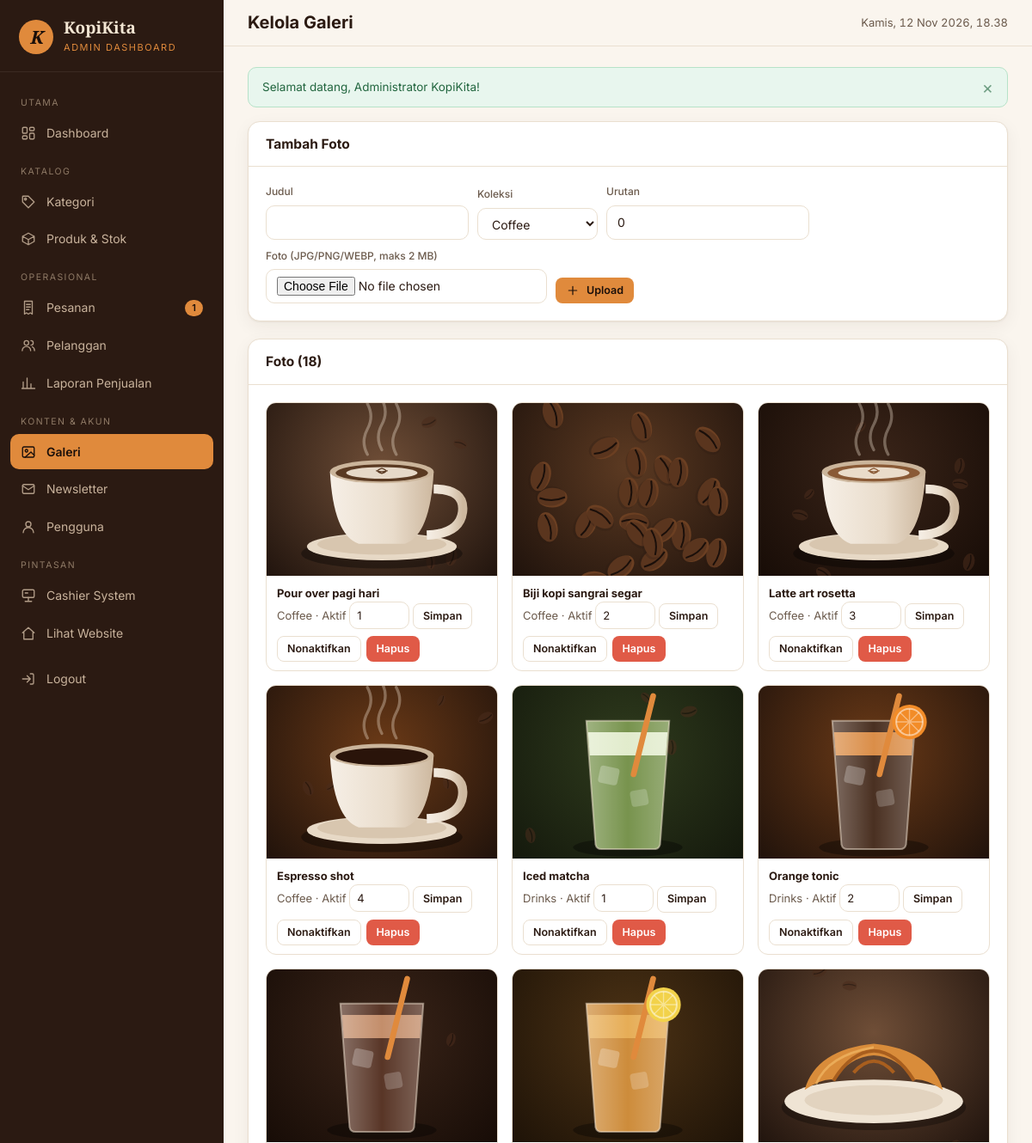
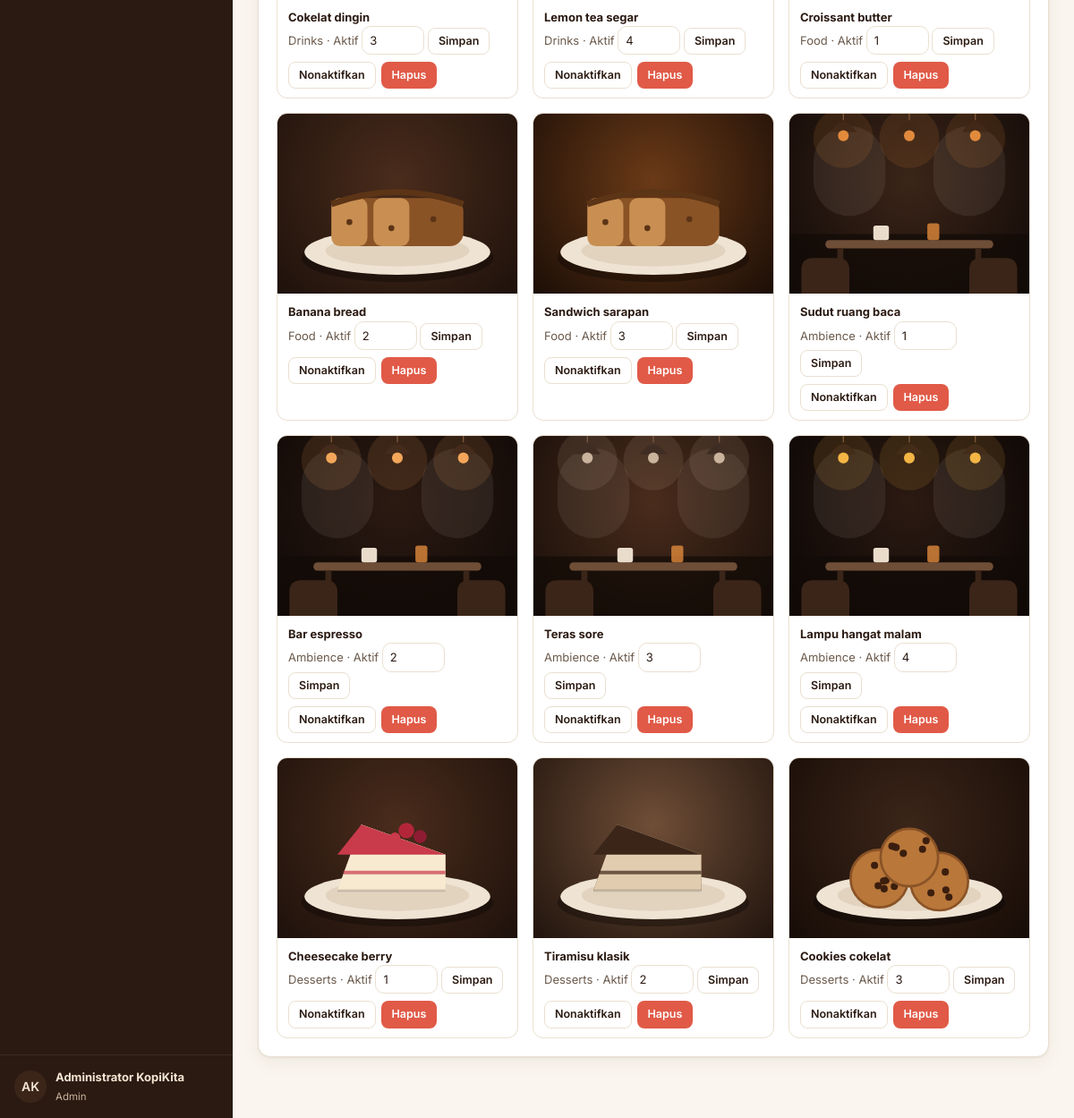
/admin/gallery/index.php (signed in), run on the app's committed database (2 pictures, top to bottom).
### tables this page shows
CREATE TABLE `users` (
  `id`            BIGINT UNSIGNED NOT NULL AUTO_INCREMENT,
  `name`          VARCHAR(100) NOT NULL,
  `username`      VARCHAR(50)  NOT NULL,
  `email`         VARCHAR(150) NOT NULL,
  `password`      VARCHAR(255) NOT NULL,
  `role`          ENUM('admin','cashier','customer') NOT NULL DEFAULT 'customer',
  `avatar`        VARCHAR(255) NULL,
  `is_active`     TINYINT(1)   NOT NULL DEFAULT 1,
  `last_login_at` DATETIME     NULL,
  `created_at`    DATETIME     NOT NULL,
  `updated_at`    DATETIME     NOT NULL,
  PRIMARY KEY (`id`),
  UNIQUE KEY `uq_users_username` (`username`),
  UNIQUE KEY `uq_users_email` (`email`),
  KEY `idx_users_role` (`role`)
);

CREATE TABLE `gallery_images` (
  `id`         BIGINT UNSIGNED NOT NULL AUTO_INCREMENT,
  `title`      VARCHAR(120) NOT NULL,
  `collection` ENUM('coffee','drinks','food','ambience','desserts') NOT NULL,
  `image`      VARCHAR(255) NOT NULL,
  `sort_order` INT NOT NULL DEFAULT 0,
  `is_active`  TINYINT(1) NOT NULL DEFAULT 1,
  `created_at` DATETIME NOT NULL,
  `updated_at` DATETIME NOT NULL,
  PRIMARY KEY (`id`),
  KEY `idx_gallery_collection` (`collection`, `sort_order`)
);

### config/database.php (called while the page is built, shortened)
<?php
function db(): PDO
{
    static $pdo = null;
    if ($pdo instanceof PDO) {
        return $pdo;
    }
    $dsn = 'mysql:host=' . DB_HOST . ';port=' . DB_PORT . ';dbname=' . DB_NAME . ';charset=utf8mb4';
    try {
        $pdo = new PDO($dsn, DB_USER, DB_PASS, [
            PDO::ATTR_ERRMODE            => PDO::ERRMODE_EXCEPTION,
            PDO::ATTR_DEFAULT_FETCH_MODE => PDO::FETCH_ASSOC,
            PDO::ATTR_EMULATE_PREPARES   => false,
        ]);
        $offset = (new DateTime('now', new DateTimeZone(date_default_timezone_get())))->format('P');
        $pdo->exec("SET time_zone = '" . $offset . "'");
    } catch (PDOException $e) {
        http_response_code(500);
        $msg = defined('APP_DEBUG') && APP_DEBUG ? $e->getMessage() : 'Tidak dapat terhubung ke database.';
        exit('<h1>Koneksi database gagal</h1><p>' . htmlspecialchars($msg, ENT_QUOTES, 'UTF-8')
            . '</p><p>Pastikan MySQL XAMPP berjalan dan database <code>kopikita_db</code> sudah di-import.</p>');
    }
    return $pdo;
}

### includes/auth.php (called while the page is built, shortened)
<?php
require_once __DIR__ . '/../config/database.php';
require_once __DIR__ . '/functions.php';
function current_user(): ?array
{
    static $user = false;
    if ($user !== false) {
        return $user;
    }
    $st = db()->prepare('SELECT u.id, u.name, u.username, u.email, u.role, u.avatar, u.is_active, c.id AS customer_id
                         FROM users u LEFT JOIN customers c ON c.user_id = u.id WHERE u.id = ? LIMIT 1');
    $st->execute([$_SESSION['user_id']]);
    $row = $st->fetch();
    $user = $row;
    return $user;
}
function require_login(): array
{
    $u = current_user();
    return $u;
}
function require_role(array $roles): array
{
    $u = require_login();
    return $u;
}

### admin/gallery/index.php (the view, shortened to what this page needs)
<?php
require_once __DIR__ . '/../../includes/auth.php';
require_role(['admin']);
$pdo = db();
$rows = $pdo->query('SELECT * FROM gallery_images ORDER BY collection, sort_order, id')->fetchAll();
$pageTitle = 'Kelola Galeri';
require __DIR__ . '/../../includes/admin-header.php';
?>
<div class="card mb-3">
    <div class="card-header"><h2>Tambah Foto</h2></div>
    <div class="card-body">
        <form method="post" enctype="multipart/form-data" class="filter-bar">
            <div class="form-group"><label class="form-label" for="title">Judul</label><input class="form-control" id="title" name="title" maxlength="120" required></div>
            <div class="form-group"><label class="form-label" for="collection">Koleksi</label><select class="form-control" id="collection" name="collection">
                <?php foreach (GALLERY_COLLECTIONS as $k => $l): ?><option value="<?= e($k) ?>"><?= e($l) ?></option><?php endforeach; ?></select></div>
            <div class="form-group" style="min-width:90px"><label class="form-label" for="sort_order">Urutan</label><input class="form-control" type="number" id="sort_order" name="sort_order" value="0"></div>
            <div class="form-group"><label class="form-label" for="image">Foto (JPG/PNG/WEBP, maks 2 MB)</label><input class="form-control" type="file" id="image" name="image" accept="image/jpeg,image/png,image/webp" required></div>
            <button class="btn btn-primary btn-sm" type="submit"><?= icon('plus') ?> Upload</button>
        </form>
    </div>
</div>
<div class="card"><div class="card-header"><h2>Foto (<?= count($rows) ?>)</h2></div><div class="card-body">
    <div class="gallery-admin">
        <?php foreach ($rows as $g): ?>
            <div class="g-item <?= $g['is_active'] ? '' : 'off' ?>">
                <img src="<?= e(gallery_image_url($g['image'])) ?>" alt="<?= e($g['title']) ?>" loading="lazy">
                <div class="g-body">
                    <strong><?= e($g['title']) ?></strong>
                    <span class="text-muted"><?= e(GALLERY_COLLECTIONS[$g['collection']]) ?> · <?= $g['is_active'] ? 'Aktif' : 'Nonaktif' ?></span>
                    <form method="post" class="inline-form flex" style="gap:6px;margin-top:8px">
                        <input class="form-control" type="number" name="sort_order" value="<?= (int) $g['sort_order'] ?>" style="width:70px;padding:5px 8px" aria-label="Urutan">
                        <button class="btn btn-outline btn-sm" type="submit">Simpan</button>
                    </form>
                    <div class="actions" style="margin-top:8px">
                        <form method="post" class="inline-form"><?= csrf_field() ?><input type="hidden" name="action" value="toggle"><input type="hidden" name="id" value="<?= (int) $g['id'] ?>">
                            <button class="btn btn-outline btn-sm" type="submit"><?= $g['is_active'] ? 'Nonaktifkan' : 'Aktifkan' ?></button></form>
                        <form method="post" class="inline-form" data-confirm="Hapus foto ini?"><?= csrf_field() ?><input type="hidden" name="action" value="delete"><input type="hidden" name="id" value="<?= (int) $g['id'] ?>">
                            <button class="btn btn-danger btn-sm" type="submit">Hapus</button></form>
                    </div>
                </div>
            </div>
        <?php endforeach; ?>
    </div>
</div></div>
<?php require __DIR__ . '/../../includes/admin-footer.php'; ?>

### includes/admin-header.php (shortened to what this page needs)
<?php
$user = current_user();
$panel = $panel ?? 'admin';
$pendingCount = (int) db()->query("SELECT COUNT(*) FROM orders WHERE order_status IN ('pending')")->fetchColumn();
if (!isset($navItems)) {
    $navItems = [
        ['label' => 'Utama'],
        ['href' => 'admin/index.php', 'icon' => 'dashboard', 'text' => 'Dashboard', 'exact' => true],
        ['label' => 'Katalog'],
        ['href' => 'admin/categories/', 'icon' => 'tag', 'text' => 'Kategori'],
        ['href' => 'admin/products/', 'icon' => 'box', 'text' => 'Produk & Stok'],
        ['label' => 'Operasional'],
        ['href' => 'admin/orders/', 'icon' => 'receipt', 'text' => 'Pesanan', 'count' => $pendingCount],
        ['href' => 'admin/customers/', 'icon' => 'users', 'text' => 'Pelanggan'],
        ['href' => 'admin/reports/', 'icon' => 'chart', 'text' => 'Laporan Penjualan'],
        ['label' => 'Konten & Akun'],
        ['href' => 'admin/gallery/', 'icon' => 'image', 'text' => 'Galeri'],
        ['href' => 'admin/newsletter/', 'icon' => 'mail', 'text' => 'Newsletter'],
        ['href' => 'admin/users/', 'icon' => 'user', 'text' => 'Pengguna'],
        ['label' => 'Pintasan'],
        ['href' => 'cashier/index.php', 'icon' => 'pos', 'text' => 'Cashier System'],
        ['href' => 'index.php', 'icon' => 'home', 'text' => 'Lihat Website'],
    ];
}
$cur = current_path();
$isActive = function (array $it) use ($cur): bool {
    $target = url($it['href']);
    if (!empty($it['exact'])) {
        return $cur === $target;
    }
    return strpos($cur, rtrim($target, '/')) === 0 && !preg_match('#/index\.php$#', $it['href']);
};
?>
<!DOCTYPE html>
<html lang="id">
<head>
    <link rel="stylesheet" href="<?= e(asset('css/admin.css')) ?>">
</head>
<body class="panel-<?= e($panel) ?>">
<div class="app">
    <aside class="sidebar" id="sidebar">
        <a href="<?= e(url($panel === 'cashier' ? 'cashier/index.php' : 'admin/index.php')) ?>" class="sidebar-brand">
            <span class="logo">K</span>
            <span><strong>KopiKita</strong><small><?= $panel === 'cashier' ? 'Cashier System' : 'Admin Dashboard' ?></small></span>
        </a>
        <nav class="sidebar-nav" aria-label="Menu panel">
            <?php foreach ($navItems as $it): ?>
                <?php if (isset($it['label'])): ?>
                    <div class="label"><?= e($it['label']) ?></div>
                <?php else: ?>
                    <a href="<?= e(url($it['href'])) ?>" class="<?= $isActive($it) ? 'active' : '' ?>">
                        <?= icon($it['icon']) ?> <span><?= e($it['text']) ?></span>
                        <?php if (!empty($it['count'])): ?><span class="count"><?= (int) $it['count'] ?></span><?php endif; ?>
                    </a>
                <?php endif; ?>
            <?php endforeach; ?>
            <form action="<?= e(url('logout.php')) ?>" method="post" class="mt-2">
                <button type="submit"><?= icon('logout') ?> <span>Logout</span></button>
            </form>
        </nav>
        <div class="sidebar-foot">
            <span class="avatar"><?= e(initials($user['name'])) ?></span>
            <span><strong><?= e($user['name']) ?></strong><small><?= e(ROLE_LABELS[$user['role']]) ?></small></span>
        </div>
    </aside>
    <div class="main">
        <header class="topbar">
            <div>
                <h1><?= e($pageTitle ?? 'Dashboard') ?></h1>
            </div>
            <span class="clock" id="clock"><?= e(tanggal(now())) ?></span>
        </header>
        <div class="content">
            <?= render_flashes() ?>

### data on the page
users: name "AK", name "Administrator KopiKita", role "Admin"
gallery_images: image (picture), title "Pour over pagi hari", collection "Coffee", is_active "Aktif", sort_order "1"
gallery_images: image (picture), title "Biji kopi sangrai segar", collection "Coffee", is_active "Aktif", sort_order "2"
gallery_images: image (picture), title "Latte art rosetta", collection "Coffee", is_active "Aktif", sort_order "3"
gallery_images: image (picture), title "Espresso shot", collection "Coffee", is_active "Aktif", sort_order "4"
gallery_images: image (picture), title "Iced matcha", collection "Drinks", is_active "Aktif", sort_order "1"
gallery_images: image (picture), title "Orange tonic", collection "Drinks", is_active "Aktif", sort_order "2"
gallery_images: image (picture), title "Cokelat dingin", collection "Drinks", is_active "Aktif", sort_order "3"
gallery_images: image (picture), title "Lemon tea segar", collection "Drinks", is_active "Aktif", sort_order "4"
gallery_images: image (picture), title "Croissant butter", collection "Food", is_active "Aktif", sort_order "1"
gallery_images: image (picture), title "Banana bread", collection "Food", is_active "Aktif", sort_order "2"
gallery_images: image (picture), title "Sandwich sarapan", collection "Food", is_active "Aktif", sort_order "3"
gallery_images: image (picture), title "Sudut ruang baca", collection "Ambience", is_active "Aktif", sort_order "1"
gallery_images: image (picture), title "Bar espresso", collection "Ambience", is_active "Aktif", sort_order "2"
gallery_images: image (picture), title "Teras sore", collection "Ambience", is_active "Aktif", sort_order "3"
gallery_images: image (picture), title "Lampu hangat malam", collection "Ambience", is_active "Aktif", sort_order "4"
gallery_images: image (picture), title "Cheesecake berry", collection "Desserts", is_active "Aktif", sort_order "1"
gallery_images: image (picture), title "Tiramisu klasik", collection "Desserts", is_active "Aktif", sort_order "2"
gallery_images: image (picture), title "Cookies cokelat", collection "Desserts", is_active "Aktif", sort_order "3"

### other printed values
$it['label'] "UTAMA"
$it['text'] "Dashboard"
$it['label'] "KATALOG"
$it['text'] "Kategori"
$it['text'] "Produk & Stok"
$it['label'] "OPERASIONAL"
$it['text'] "Pesanan"
$it['count'] "1"
$it['text'] "Pelanggan"
$it['text'] "Laporan Penjualan"
$it['label'] "KONTEN & AKUN"
$it['text'] "Galeri"
$it['text'] "Newsletter"
$it['text'] "Pengguna"
$it['label'] "PINTASAN"
